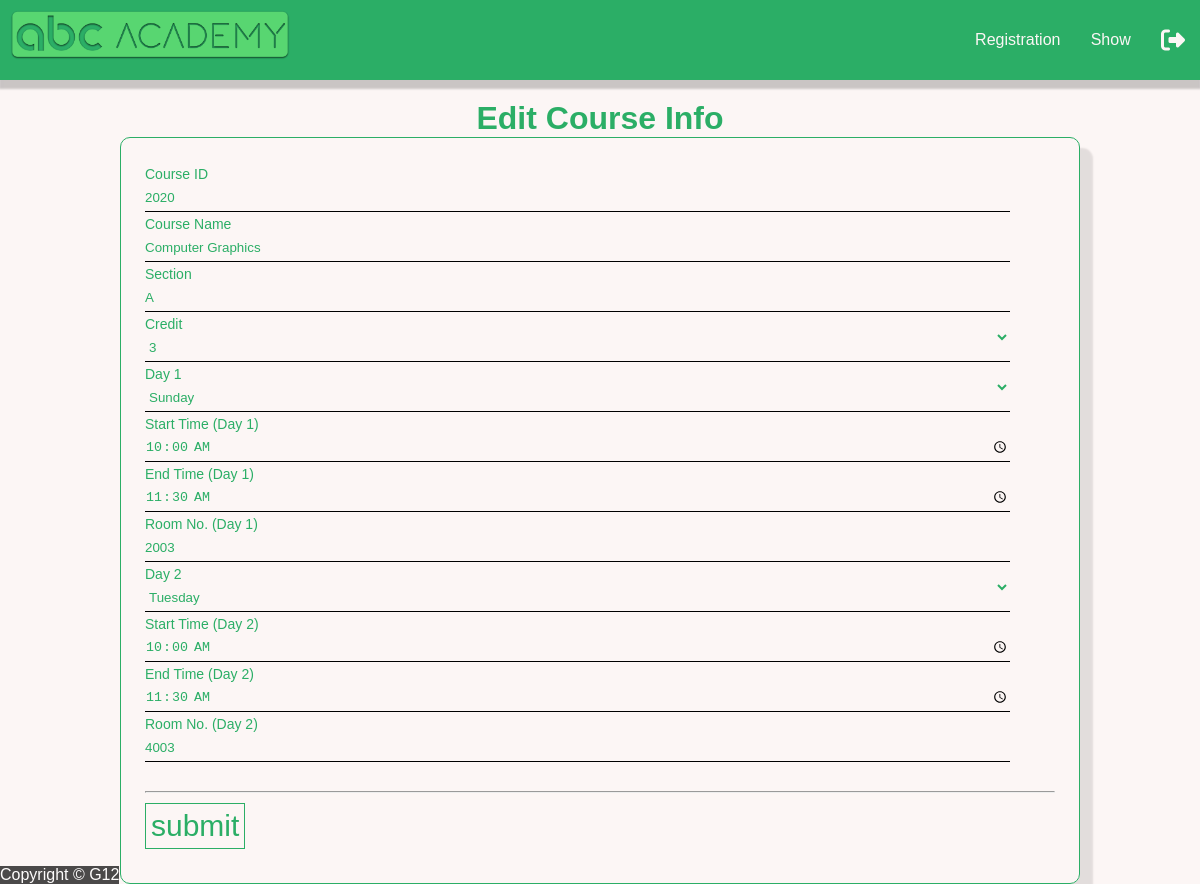
The page /editCourseinfo.php?id=3 (signed in) on the database its author committed.
### tables this page shows
CREATE TABLE `section` (
  `id` int(11) NOT NULL,
  `course_id` int(11) NOT NULL,
  `coursename` varchar(30) NOT NULL,
  `day1` varchar(10) NOT NULL,
  `starttime1` time DEFAULT NULL,
  `endtime1` time DEFAULT NULL,
  `day2` varchar(10) DEFAULT NULL,
  `starttime2` time DEFAULT NULL,
  `endtime2` time DEFAULT NULL,
  `credit` int(11) NOT NULL,
  `section` varchar(2) NOT NULL,
  `room1` int(11) DEFAULT NULL,
  `room2` int(11) DEFAULT NULL
);

### model.php (called while the page is built, shortened)
<?php
function showCourse($id){
    $conn = db_conn();
    $selectQuery = "SELECT * FROM `section` where id = ?";
    try {
        $stmt = $conn->prepare($selectQuery);
        $stmt->execute([$id]);
    } catch (PDOException $e) {
        echo $e->getMessage();
    }
    $row = $stmt->fetch(PDO::FETCH_ASSOC);
    return $row;
}

### controller/courseInfo.php (called while the page is built, shortened)
<?php
require_once 'model.php';
function fetchcourse($id){
	return showCourse($id);
}

### editcourseinfo.php (the view, shortened to what this page needs)
<?php
require_once 'controller/courseInfo.php';
$course = fetchCourse($_GET['id']);
 ?>
<!DOCTYPE html>
<html>
<head>
	<link rel="stylesheet" type="text/css" href="css/style.css">
</head>
<body>
<?php include('header1.php');?>
<span class="textcenter textmain"><h1>Edit Course Info</h1></span>
	<div class="textcenter">
	<div class="main_internaldiv textleft fontsize160">
		<form action="controller/updateCourse.php" method="POST" enctype="multipart/form-data">
			<div class="form">
					<input type="text" name="courseid" value="<?php echo $course['course_id'] ?>" autocomplete="off" required />
					<label for="courseid" class="label-name">
					<span class="content-name">Course ID</span>
					</label>
			</div>
			<div class="form">
					<input type="text" name="coursename" value="<?php echo $course['coursename'] ?>" autocomplete="off" required />
					<label for="coursename" class="label-name">
					<span class="content-name">Course Name</span>
					</label>
			</div>
			<div class="form">
					<input type="text" name="section" value="<?php echo $course['section'] ?>" autocomplete="off" required />
					<label for="section" class="label-name">
					<span class="content-name">Section</span>
					</label>
			</div>
			<div class="form">
					<select name="credit" id="credit" onclick="disable()" required />
						<option selected> <?php echo $course['credit'] ?></option>
					<label for="credit" class="label-name">
					<span class="content-name">Credit</span>
					</label>
			</div>
			<div class="form">
					<select name="day1" required />
						<option selected><?php echo $course['day1'] ?></option>
					<label for="day1" class="label-name">
					<span class="content-name">Day 1</span>
					</label>
			</div>
			<div class="form">
					<input type="time" name="starttime1" value="<?php echo $course['starttime1'] ?>" autocomplete="off" required />
					<label for="starttime1" class="label-name">
					<span class="content-name">Start Time (Day 1)</span>
					</label>
			</div>
			<div class="form">
					<input type="time" name="endtime1" value="<?php echo $course['endtime1'] ?>" autocomplete="off" required />
					<label for="endtime1" class="label-name">
					<span class="content-name">End Time (Day 1)</span>
					</label>
			</div>
			<div class="form">
					<input type="text" name="room1" value="<?php echo $course['room1'] ?>" autocomplete="off" required />
					<label for="room1" class="label-name">
					<span class="content-name">Room No. (Day 1)</span>
					</label>
			</div>
			<div class="form">
					<select name="day2" id="day2" required />
						<option selected> <?php echo $course['day2'] ?></option>
					<label for="day2" class="label-name">
					<span class="content-name">Day 2</span>
					</label>
			</div>
			<div class="form">
					<input type="time" id="starttime2" value="<?php echo $course['starttime2'] ?>" name="starttime2" autocomplete="off" required />
					<label for="starttime2" class="label-name">
					<span class="content-name">Start Time (Day 2)</span>
					</label>
			</div>
			<div class="form">
					<input type="time" id="endtime2" value="<?php echo $course['endtime2'] ?>" name="endtime2" autocomplete="off" required />
					<label for="endtime2" class="label-name">
					<span class="content-name">End Time (Day 2)</span>
					</label>
			</div>
			<div class="form">
					<input type="text" name="room2" value="<?php echo $course['room2'] ?>" autocomplete="off" required />
					<label for="room2" class="label-name">
					<span class="content-name">Room No. (Day 2)</span>
					</label>
			</div>
  			<br>
			<hr>
			<input type="submit" value="submit" name="submit" >
		</form>
</div>
</div>
<?php include('footer.php');?>
</body>
</html>

### css/style.css (style rules this page uses)
html { height: 100%; }
* { margin: 0; padding: 0; box-sizing: border-box; }
body { margin: 0; background-color: #FCF6F5FF; min-height: 100%; display: flex; justify-content: space-around; flex-direction: column; font-family: sans-serif; }
.form { width: 95%; position: relative; height: 50px; overflow: hidden; }
.form input { width: 100%; height: 100%; color: #2BAE66FF; background: #FCF6F5FF; padding-top:20px; border:none; outline: none; }
.form select { width: 100%; height: 100%; color: #2BAE66FF; background: #FCF6F5FF; padding-top:20px; border:none; outline: none; }
.form label { position: absolute; bottom: 0px; left: 0%; width: 100%; height: 100%; pointer-events: none; border-bottom: 1px solid #000; }
.content-name { position: absolute; bottom: 5px; left: 0px; transform: all 0.3s ease; }
.form input:focus + .label-name .content-name, .form input:valid + .label-name .content-name { transform: translateY(-150%); font-size: 14px; color: #2BAE66FF; }
.from input:focus + .label-name::after, .form input:valid + .label-name::after { transform: translateX(0%); }
.form select:focus + .label-name .content-name, .form select:valid + .label-name .content-name { transform: translateY(-150%); font-size: 14px; color: #2BAE66FF; }
.from select:focus + .label-name::after, .form select:valid + .label-name::after { transform: translateX(0%); }
input[type=submit] { color: #2BAE66FF; border: 1px solid #2BAE66FF; background: none; padding: 5px; font-size: 30px; cursor: pointer; transition: 0.8s; margin-top: 10px; margin-bottom: 10px; }
.main_internaldiv { border: 1px solid #2BAE66FF; box-shadow: 12px 12px 2px 1px rgba(0, 0, 0, .1); padding: 2%; border-radius: 10px; display: inline-block; width: 80%; }
.textcenter { text-align: center; }
.textleft { text-align: left; }
.fontsize160 { font-size: 160% }
.textmain { color: #2BAE66FF; }

### rows shown on the page
section: courseid "2020", coursename "Computer Graphics", section "A", credit "3", day1 "Sunday", starttime1 "10:00:00", endtime1 "11:30:00", room1 "2003", day2 "Tuesday", starttime2 "10:00:00", endtime2 "11:30:00", room2 "4003"
